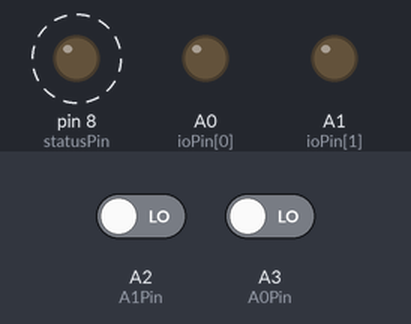
Bench run of a sketch on a simulated Arduino Uno, built with avr-gcc and run on an emulated ATmega328P. Shown: output pins drawn as LEDs (lit = HIGH). Dashed ring = blinking. The test bench sets the inputs (shaded band); at power-on: A2 (A1Pin) LOW, A3 (A0Pin) LOW. What the sketch prints to the serial monitor is not drawn.

Above: at 0.5 s.
Timing chart, 0 to 4.6 s (numbered marks = the images above):
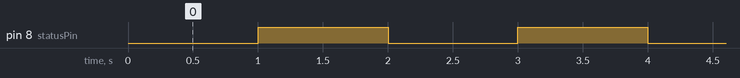

Measured:
- by itself, pin 8 (statusPin): alternates HIGH for 1.0 s and LOW for 1.0 s

The sketch:

io_processor.ino
```cpp
// (licence header left out)
#include <ProtoThreads.h>
#include <Timer.h>
#include <Wire.h>

enum module_types
{
    MODULE_QUAD_RELAY_OUT = 1,
    MODULE_DUAL_RELAY_OUT = 2,
};

#define NUM_OUTPUTS 2

bool currentState[NUM_OUTPUTS];
const int ioPin[NUM_OUTPUTS] = {A0, A1};

const int statusPin = 8;

const int A0Pin = A3;
const int A1Pin = A2;

uint8_t selectedRegister = 0xFF;

struct pt ptOutputDriver;
struct pt ptStatus;
Timer heartbeatTimer(1000); // 1 second timer.
struct pt_sem outputUpdate;

// Registers have the type in the upper nibble.
#define REG_TYPE(X) (((X) & 0xF0) >> 4)

// Registers have the index/number in the lower nibble.
#define REG_NUM(X) ((X) & 0x0F)

enum register_types
{
    REG_ID            = 0x00,
    REG_OUTPUT        = 0x01,
    REG_OUTPUT_BITMAP = 0x02,
    REG_INVALID       = 0x0F,
};

void setup()
{
    for (int i = 0; i < NUM_OUTPUTS; i++)
    {
        currentState[i] = false;
        pinMode(ioPin[i], OUTPUT);
    }

    pinMode(statusPin, OUTPUT);
    pinMode(A0Pin, INPUT);
    pinMode(A1Pin, INPUT);

    Wire.onReceive(receiveEvent); // register event
    Wire.onRequest(requestEvent); // register event
    Wire.begin(getBoardNumber()); // join i2c bus with address

    PT_INIT(&ptOutputDriver);
    PT_INIT(&ptStatus);
    PT_SEM_INIT(&outputUpdate, 1); // Set to cause an initial update.

    Serial.begin(9600);           // start serial for debug output
    Serial.print("\r\DUAL-RELAY OUTPUT CAPE STARTED\r\n");
    Serial.print("Board Number: ");
    Serial.print(getBoardNumber());
    Serial.print("\r\n");

    Serial.print("A0: ");
    Serial.print(digitalRead(A0Pin));
    Serial.print("\r\n");

    Serial.print("A1: ");
    Serial.print(digitalRead(A1Pin));
    Serial.print("\r\n");

}

PT_THREAD(outputDriver(struct pt *pt))
{
    PT_BEGIN(pt);

    for (;;)
    {
        // Wait until there is something to do.
        PT_SEM_WAIT(pt, &outputUpdate);

        // Loop through the outputs and update them.
        // Most of the time they will remain unchanged.
        for (int i = 0; i < NUM_OUTPUTS; i++)
        {
            digitalWrite(ioPin[i], currentState[i]);
        }
    }
    PT_END(pt);
}

PT_THREAD(statusThread(struct pt *pt))
{
    PT_BEGIN(pt);
    Serial.print("Begin Status Thread\r\n");
    // Wait until a fixed period. May need to speed this up.
    for (;;)
    {
        PT_WAIT_UNTIL(pt, heartbeatTimer.timerExpired());
        heartbeatTimer.timerReset();

        // Toggle the heartbeat/status LED.
        digitalWrite(statusPin, !digitalRead(statusPin));
    }

    PT_END(pt);
}

void loop()
{
    outputDriver(&ptOutputDriver);
    statusThread(&ptStatus);
}

uint8_t getBoardNumber()
{
    bool AddressBit0 = digitalRead(A0Pin);
    bool AddressBit1 = digitalRead(A1Pin);

    uint8_t address = 0;
    if (AddressBit0) { address += 1; }
    if (AddressBit1) { address += 2; }

    return 0x10 + address; // Boards are addressed 0x10..0x13
}

void flushInput()
{
    while (Wire.available() > 0) // loop through all
    {
        (void)Wire.read(); // flush the buffer
    }
}

// function that executes whenever data is received from master
// this function is registered as an event, see setup()
void receiveEvent(int howMany)
{
    (void)howMany;

    selectedRegister = Wire.read();

    // The second byte contains a new value for the selected register.
    if (Wire.available() > 0)
    {
        uint8_t outputNumber = 0xFF;
        uint8_t newBitmap = 0xFF;
        uint8_t mask = 0x00;

        switch(REG_TYPE(selectedRegister))
        {
        case REG_OUTPUT:
            outputNumber = REG_NUM(selectedRegister);
            Serial.print("outputNumber: ");
            Serial.print(outputNumber);
            Serial.print("\r\n");
            if (outputNumber < NUM_OUTPUTS)
            {
                currentState[outputNumber] = (bool)Wire.read();
                PT_SEM_SIGNAL(0, &outputUpdate);
            }

            break;

        case REG_OUTPUT_BITMAP:
            Serial.print("BITMAP: ");

            newBitmap = (uint8_t)Wire.read();
            mask = 0x01;
            for (int i = 0; i < NUM_OUTPUTS; i++)
            {
                currentState[i] = (bool)(newBitmap & mask);
                    mask <<= 1;
            }

            PT_SEM_SIGNAL(0, &outputUpdate);

            Serial.print(newBitmap);
            Serial.print("\r\n");

            break;

        case REG_ID:
            Serial.print("REG_ID\r\n");
            // Register is read-only so flush and wait for read-request
            break;

        default:
            // Nothing to do
            Serial.print("default\r\n");
            selectedRegister = REG_INVALID;
            flushInput();
            break;
        }
    }
}

void requestEvent(void)
{
    uint8_t channelNumber = REG_NUM(selectedRegister);
    uint8_t currentValue = 0xFF;
    Serial.print("requestEvent()\r\n");

    switch (REG_TYPE(selectedRegister))
    {
    case REG_OUTPUT:
        if (channelNumber < NUM_OUTPUTS)
        {
            currentValue = (uint8_t)currentState[channelNumber];
        }
        Wire.write(currentValue);
        break;

    case REG_ID:
        Wire.write((uint8_t)MODULE_DUAL_RELAY_OUT);
        break;

    default:
        break;
    }

    // Transaction complete. Any subsequent request should be preceeded by a
    // receive containing the register number.
    selectedRegister = REG_INVALID;
}
```
